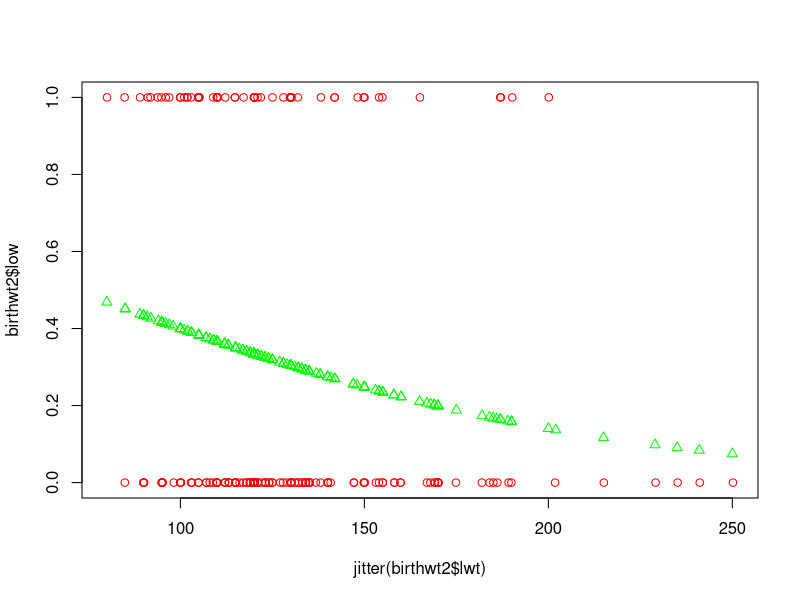

R code for this plot:
# Lab 3 answers

# Load the esoph inbuilt data set
data(esoph)
?esoph

# Use the colnames function to give it some more helpful column names
colnames(esoph) <- c('Age', 'Alcohol', 'Tobacco', 'NoCases', 'NoControls')

# Three different ways of accessing the number of cases in the 15th record.
esoph$NoCases[15]
esoph[15, 4]
esoph[15, 'NoCases']

# Create a new variable total observations
esoph$TotalObs <- esoph$NoCases + esoph$NoControls

# Create a new data frame which contains only the number of cases and the number of controls columns
esoph2 <- esoph[, 4:5]

# Use sapply to calculate the mean, standard deviation and IQR for this new data frame
sapply(esoph2, 'mean')
sapply(esoph2, 'sd')
sapply(esoph2, 'IQR')

# Using subset, find the mean ages of the online and offline students any different?
esophLowAlc <- subset(esoph, Alcohol=='0-39g/day')
esophHighAlc <- subset(esoph, Alcohol=='120+')
mean(esophLowAlc$NoCases)
mean(esophHighAlc$NoCases)

# Take a new block of text from an Irish Times article and run the findwords function on it.
# Not shown

# Re-create the plot in slide 26 but this time with mother's weight (lwt) instead of age
library(MASS)
data(birthwt)
birthwt2 <- birthwt[,-c(4,10)]

# Plot of low birthwt against lwt
mod <- glm(birthwt2$low ~ birthwt2$lwt, family = binomial)$coef
plot(jitter(birthwt2$lwt),birthwt2$low, col = "red")
points(birthwt2$lwt, 1 / (1 + exp(-(mod[1] + mod[2] * birthwt2$lwt))), pch = 2, col = "green")
